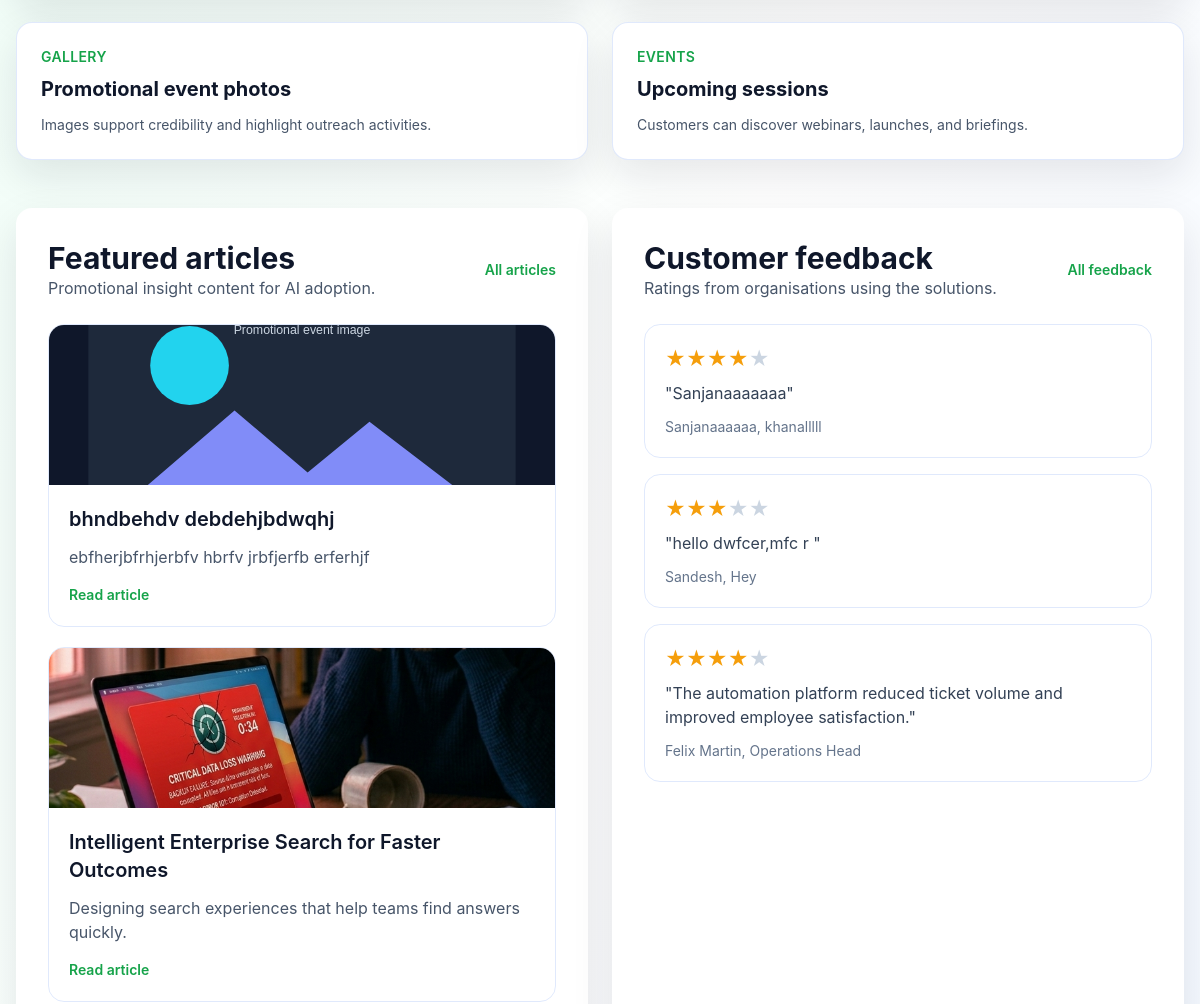
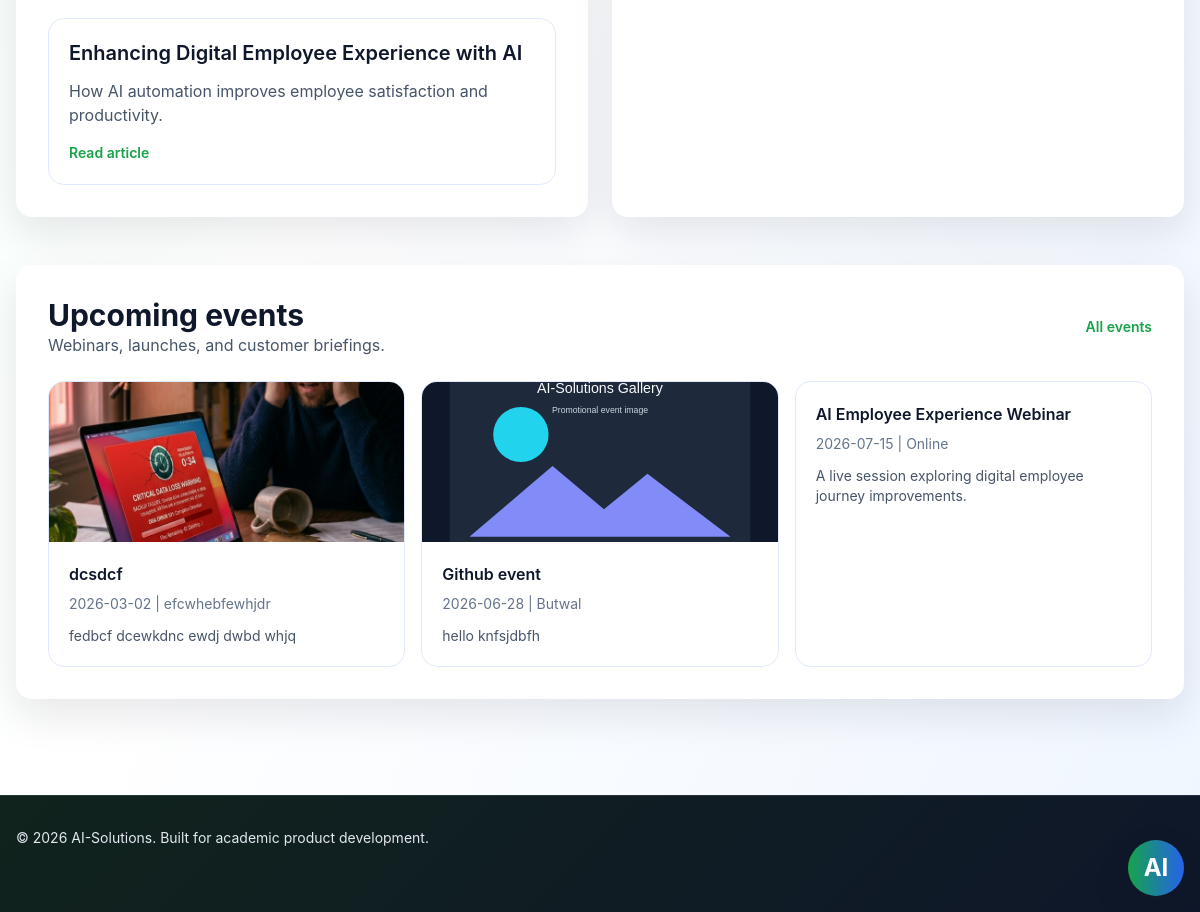
Before: / (lower part) with the older database file (2 pictures, top to bottom).
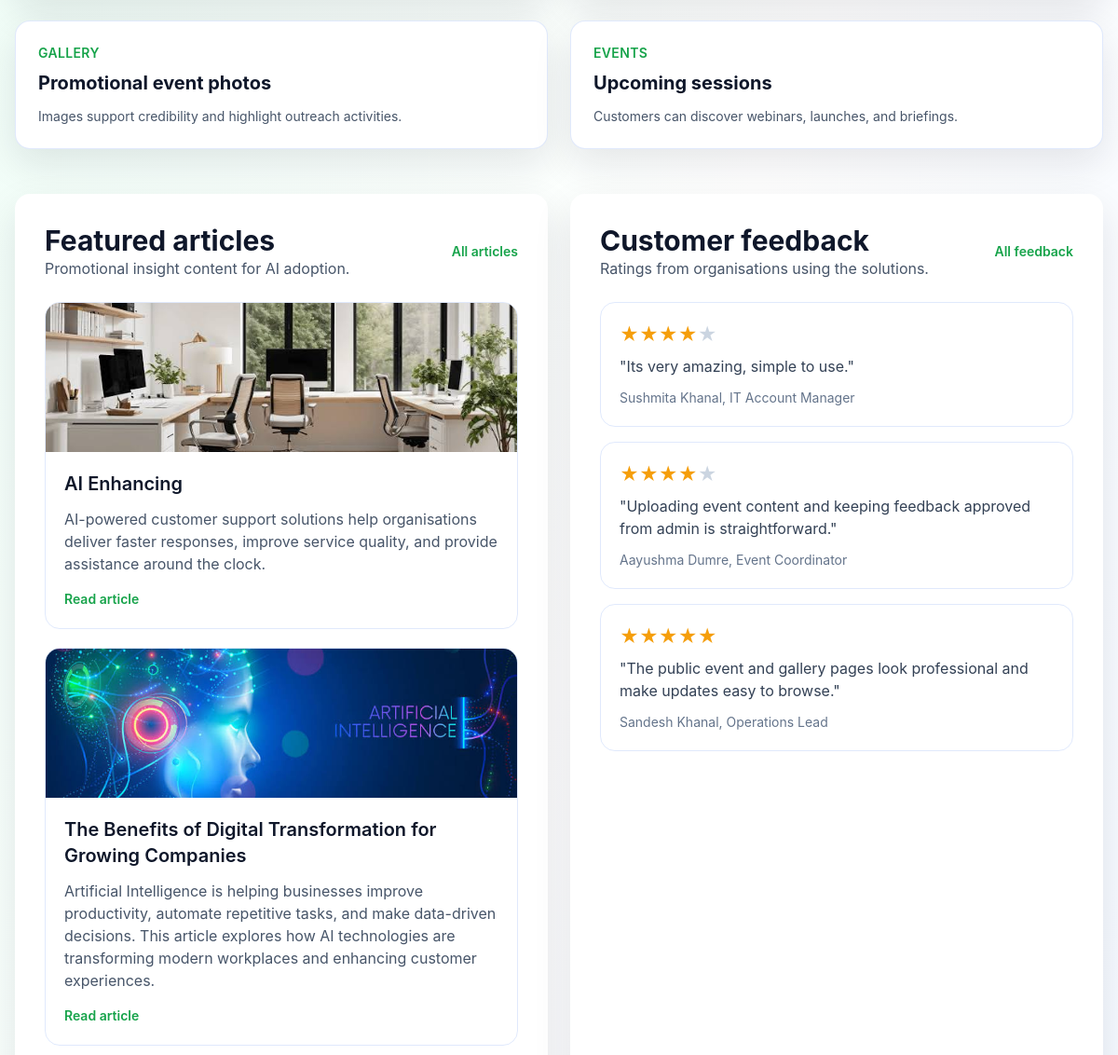
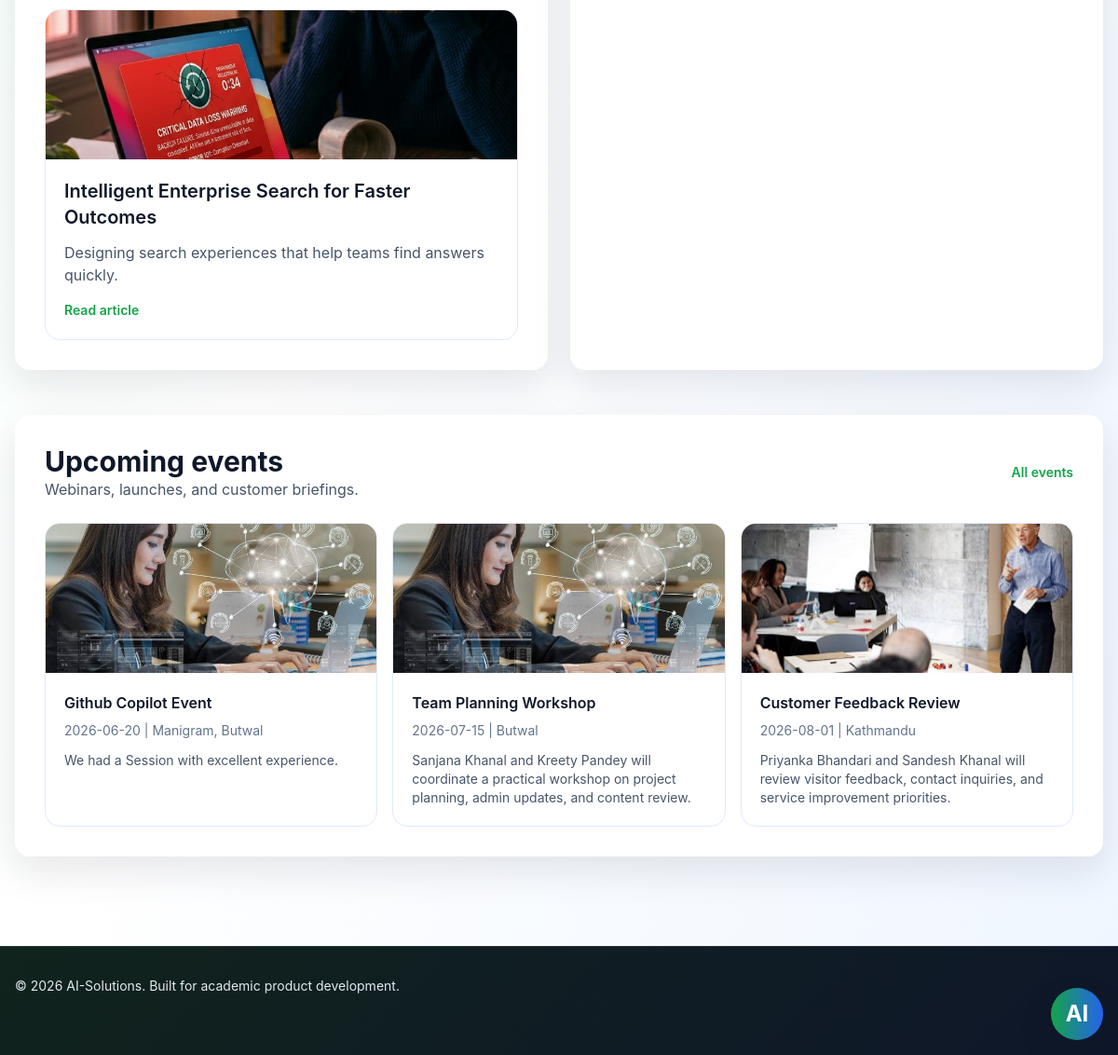
After: the same page with the newer database file (2 pictures, top to bottom).
### models/__init__.py (models this page shows)
class Article(db.Model):
    __tablename__ = "articles"
    id = db.Column(db.Integer, primary_key=True)
    title = db.Column(db.String(180), nullable=False)
    summary = db.Column(db.String(300), nullable=False)
    content = db.Column(db.Text, nullable=False)
    image_filename = db.Column(db.String(200), nullable=True)
    published_at = db.Column(db.DateTime, default=lambda: datetime.now(UTC))

class Feedback(db.Model):
    __tablename__ = "feedback"
    id = db.Column(db.Integer, primary_key=True)
    customer_name = db.Column(db.String(120), nullable=False)
    position = db.Column(db.String(120), nullable=True)
    comment = db.Column(db.Text, nullable=False)
    rating = db.Column(db.Integer, default=5)
    status = db.Column(db.String(20), default="pending", nullable=False)
    created_at = db.Column(db.DateTime, default=lambda: datetime.now(UTC))

class Event(db.Model):
    __tablename__ = "events"
    id = db.Column(db.Integer, primary_key=True)
    name = db.Column(db.String(180), nullable=False)
    location = db.Column(db.String(200), nullable=False)
    date = db.Column(db.String(80), nullable=False)
    details = db.Column(db.Text, nullable=True)
    image_filename = db.Column(db.String(200), nullable=True)
    created_at = db.Column(db.DateTime, default=lambda: datetime.now(UTC))
    gallery_items = db.relationship(
        "GalleryItem",
        back_populates="event",
        cascade="all, delete-orphan",
        order_by="GalleryItem.created_at.desc()",
    )

### routes/public.py (the view)
@public_bp.route("/")
def home():
    featured_articles = Article.query.order_by(Article.published_at.desc()).limit(3).all()
    feedback_items = Feedback.query.filter_by(status="approved").order_by(Feedback.created_at.desc()).limit(3).all()
    gallery_items = GalleryItem.query.order_by(GalleryItem.created_at.desc()).limit(6).all()
    upcoming_events = Event.query.order_by(Event.date).limit(3).all()
    return render_template(
        "home.html",
        featured_articles=featured_articles,
        feedback_items=feedback_items,
        gallery_items=gallery_items,
        upcoming_events=upcoming_events,
    )

### templates/home.html (shortened to what the changed rows need)
{% extends 'base.html' %}
{% block content %}
<div class="space-y-12">
    <section class="grid gap-6 md:grid-cols-2 xl:grid-cols-4">
        <a href="{{ url_for('public.gallery') }}" class="rounded-3xl border border-slate-200 bg-white p-6 shadow-sm">
            <h2 class="mt-2 text-xl font-bold">Promotional event photos</h2>
        </a>
        <a href="{{ url_for('public.events') }}" class="rounded-3xl border border-slate-200 bg-white p-6 shadow-sm">
            <h2 class="mt-2 text-xl font-bold">Upcoming sessions</h2>
        </a>
    </section>
    <section class="grid gap-6 lg:grid-cols-2">
        <div class="rounded-3xl bg-white p-8 shadow-sm">
            <div class="flex flex-col gap-2 sm:flex-row sm:items-center sm:justify-between">
                <div>
                    <h2 class="text-3xl font-bold">Featured articles</h2>
                </div>
            </div>
            <div class="mt-6 space-y-5">
                {% for article in featured_articles %}
                    <article class="overflow-hidden rounded-3xl border border-slate-200">
                        {% if article.image_filename %}
                            <img src="{{ uploaded_file_url(article.image_filename) }}" alt="{{ article.title }}" class="h-40 w-full object-cover gallery-image" />
                        {% endif %}
                        <div class="p-5">
                            <h3 class="text-xl font-semibold">{{ article.title }}</h3>
                            <p class="mt-3 text-slate-600">{{ article.summary }}</p>
                            <a href="{{ url_for('public.article_detail', article_id=article.id) }}" class="mt-4 inline-flex text-sm font-semibold text-indigo-600">Read article</a>
                        </div>
                    </article>
                {% else %}
                    <p class="text-slate-600">No articles are available yet.</p>
                {% endfor %}
            </div>
        </div>
        <div class="rounded-3xl bg-white p-8 shadow-sm">
            <div class="flex flex-col gap-2 sm:flex-row sm:items-center sm:justify-between">
                <div>
                    <h2 class="text-3xl font-bold">Customer feedback</h2>
                </div>
            </div>
            <div class="mt-6 space-y-4">
                {% for feedback in feedback_items %}
                    <div class="rounded-3xl border border-slate-200 p-5">
                        <p class="text-xl text-amber-500">{% for value in range(1, 6) %}{% if value <= feedback.rating %}&#9733;{% else %}<span class="text-slate-300">&#9733;</span>{% endif %}{% endfor %}</p>
                        <p class="mt-2 text-slate-700">"{{ feedback.comment }}"</p>
                        <p class="mt-3 text-sm text-slate-500">{{ feedback.customer_name }}{% if feedback.position %}, {{ feedback.position }}{% endif %}</p>
                    </div>
                {% else %}
                    <p class="text-slate-600">No feedback is published yet.</p>
                {% endfor %}
            </div>
        </div>
    </section>
    <section class="rounded-3xl bg-white p-8 shadow-sm">
        <div class="flex flex-col gap-2 sm:flex-row sm:items-center sm:justify-between">
            <div>
                <h2 class="text-3xl font-bold">Upcoming events</h2>
            </div>
        </div>
        <div class="mt-6 grid gap-4 md:grid-cols-3">
            {% for event in upcoming_events %}
                <a href="{{ url_for('public.event_detail', event_id=event.id) }}" class="block overflow-hidden rounded-3xl border border-slate-200 transition hover:-translate-y-1 hover:shadow-lg">
                    {% if event.image_filename %}
                        <img src="{{ uploaded_file_url(event.image_filename) }}" alt="{{ event.name }}" class="h-40 w-full object-cover gallery-image" />
                    {% endif %}
                    <div class="p-5">
                        <p class="font-semibold">{{ event.name }}</p>
                        <p class="mt-2 text-sm text-slate-500">{{ event.date }} | {{ event.location }}</p>
                        <p class="mt-3 text-sm text-slate-600">{{ event.details }}</p>
                    </div>
                </a>
            {% else %}
                <p class="text-slate-600">No events are scheduled yet.</p>
            {% endfor %}
        </div>
    </section>
</div>
{% endblock %}

Changed rows visible on the page:
no longer on this page (row edited): Article: title "Enhancing Digital Employee Experience with AI", summary "How AI automation improves employee satisfaction and productivity."
no longer on this page (row edited): Feedback: rating 3 (drawn), comment "hello dwfcer,mfc r", customer_name "Sandesh", position "Hey"
no longer on this page (row edited): Feedback: rating 4 (drawn), comment "The automation platform reduced ticket volume and improved employee satisfaction.", customer_name "Felix Martin", position "Operations Head"
no longer on this page (row edited): Event: image_filename (picture), name "dcsdcf", date "2026-03-02", location "efcwhebfewhjdr", details "fedbcf dcewkdnc ewdj dwbd whjq"
no longer on this page (row edited): Event: name "Github event", date "2026-06-28", location "Butwal", details "hello knfsjdbfh"
added Article: image_filename (picture), title "AI Enhancing", summary "AI-powered customer support solutions help organisations deliver faster responses, improve service quality, and provide assistance around the clock."
changed Article: image_filename: picture added in place of a placeholder; title "bhndbehdv debdehjbdwqhj" → "The Benefits of Digital Transformation for Growing Companies"; summary "ebfherjbfrhjerbfv hbrfv jrbfjerfb erferhjf" → "Artificial Intelligence is helping businesses improve productivity, automate repetitive tasks, and make data-driven decisions. This article explores how AI technologies are transforming modern workplaces and enhancing customer experiences."
added Feedback: rating 4 (drawn), comment "Its very amazing, simple to use.", customer_name "Sushmita Khanal", position "IT Account Manager"
now on this page (row edited): Feedback: rating 4 (drawn), comment "Uploading event content and keeping feedback approved from admin is straightforward.", customer_name "Aayushma Dumre", position "Event Coordinator"
changed Feedback: rating 4 → 5 (drawn); comment "Sanjanaaaaaaa" → "The public event and gallery pages look professional and make updates easy to browse."; customer_name "Sanjanaaaaaa" → "Sandesh Khanal"; position "khanalllll" → "Operations Lead"
added Event: image_filename (picture), name "Github Copilot Event", date "2026-06-20", location "Manigram, Butwal", details "We had a Session with excellent experience."
changed Event: image_filename: picture added; name "AI Employee Experience Webinar" → "Team Planning Workshop"; location "Online" → "Butwal"; details "A live session exploring digital employee journey improvements." → "Sanjana Khanal and Kreety Pandey will coordinate a practical workshop on project planning, admin updates, and content review."
now on this page (row edited): Event: image_filename (picture), name "Customer Feedback Review", date "2026-08-01", location "Kathmandu", details "Priyanka Bhandari and Sandesh Khanal will review visitor feedback, contact inquiries, and service improvement priorities."
